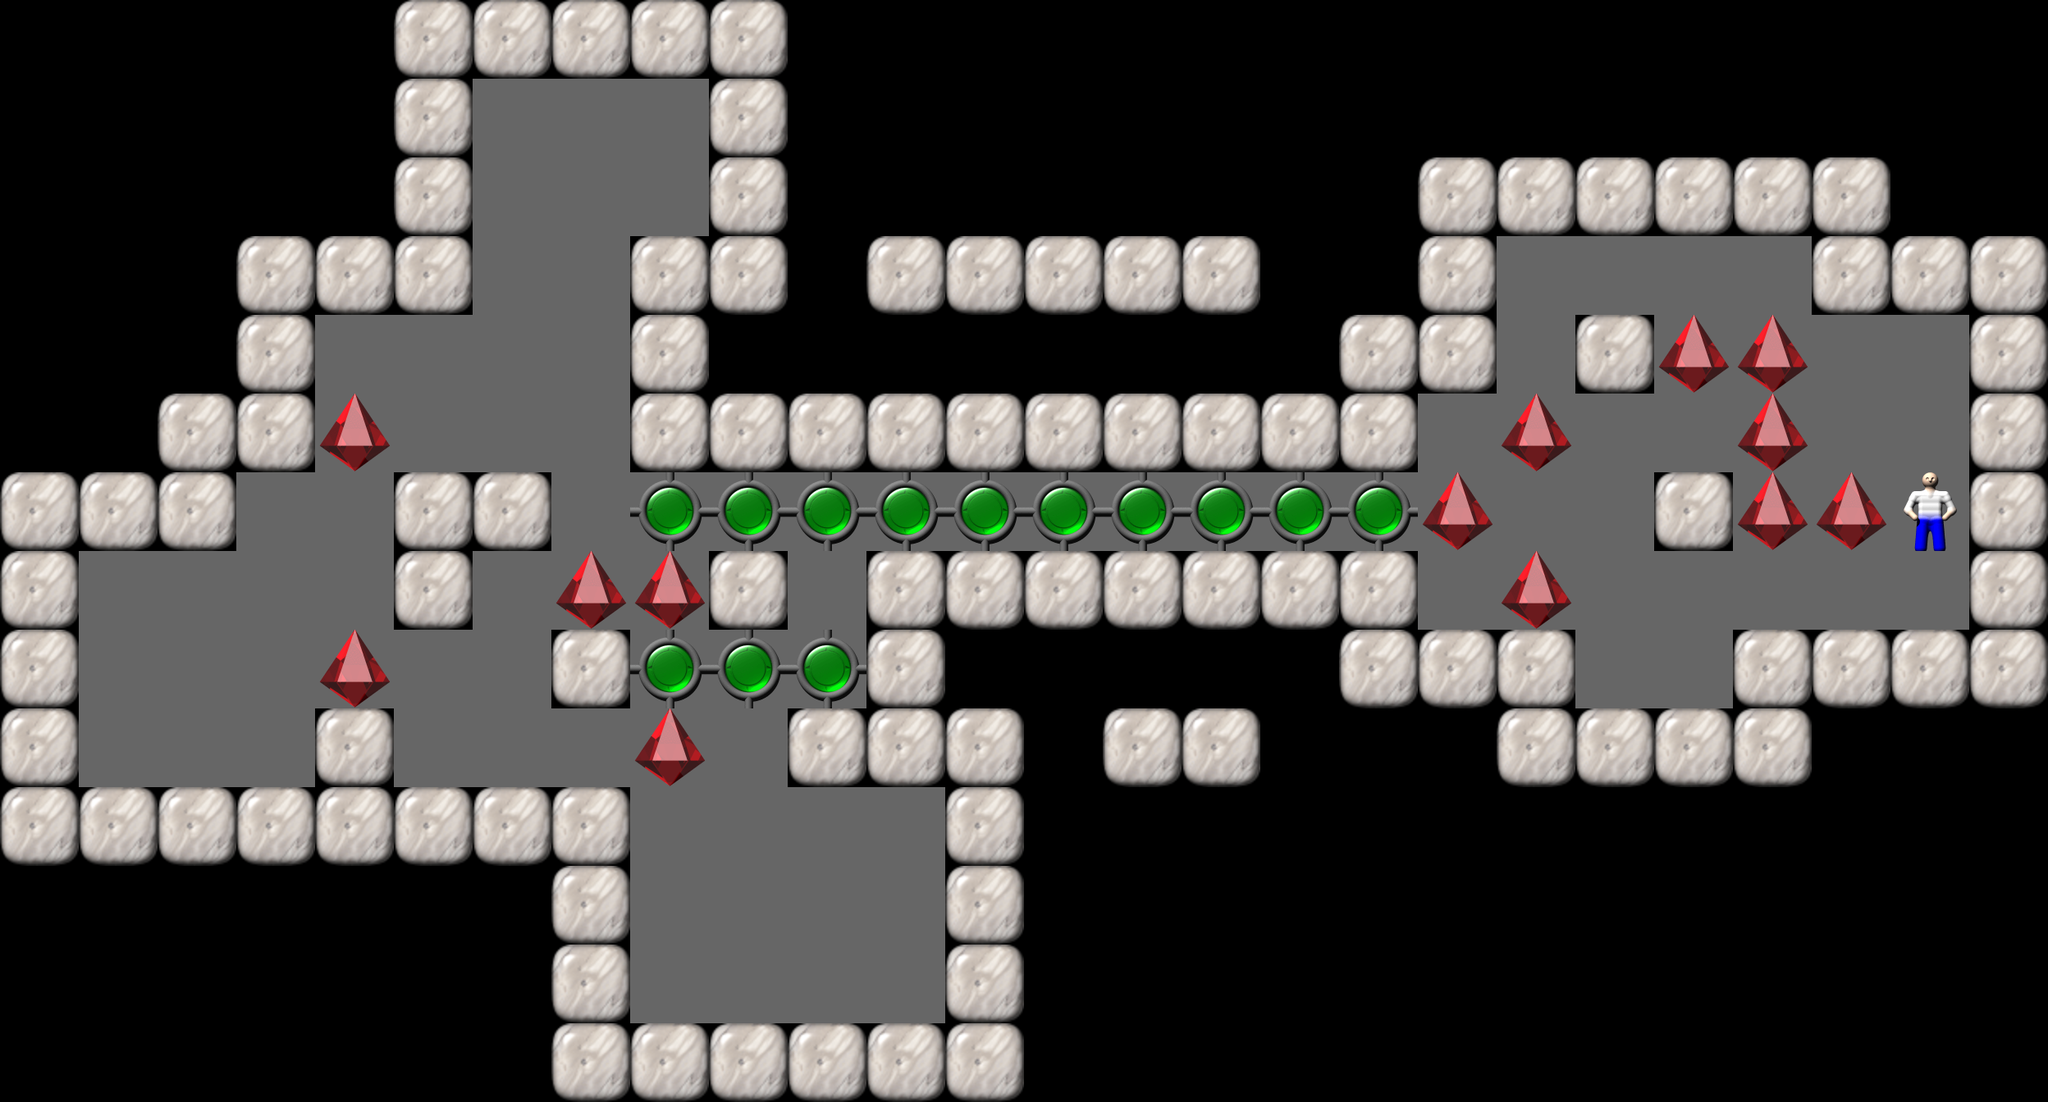

A level layout from a 2D game, rendered from its tile map. Below: a short description, then the map file with tile-grid data replaced by summaries:
An orthogonal 26x14 tile map with 96x96 px tiles, 1 tile layer (Tile Layer 1).

<map version="1.0" orientation="orthogonal" width="26" height="14" tilewidth="96" tileheight="96">
  <properties>
    <property name="Title" value="29" />
  </properties>
  <tileset source="Sokoban.tsx" firstgid="1" />
  <layer name="Tile Layer 1" width="26" height="14">
    <data>[364 cells, 364 non-empty, 6 distinct tile ids]</data>
  </layer>
</map>
